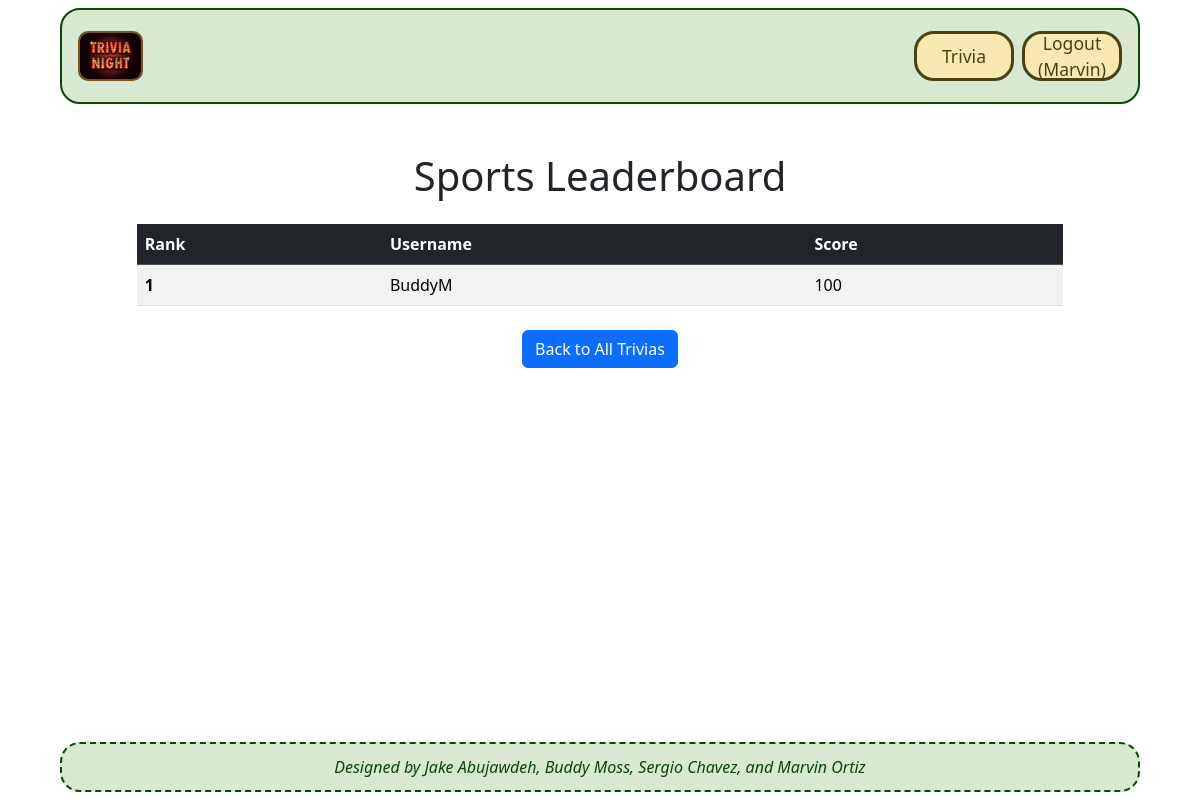
The app's page /trivias/trivia/1/leaderboard/ (signed in) with its own data.
### trivias/models.py (models this page shows, shortened)
class Trivia(models.Model):
    id = models.AutoField(primary_key=True)
    name = models.CharField(max_length=255)
    difficulty = models.CharField(max_length=255)
    image = models.ImageField(upload_to='trivia_images/')
    url = models.CharField(max_length=255, blank=True, null=True)

class TriviaScore(models.Model):
    user = models.ForeignKey(User, on_delete=models.CASCADE)
    trivia = models.ForeignKey('Trivia', on_delete=models.CASCADE)
    score = models.IntegerField(default=0)
    last_played = models.DateTimeField(auto_now=True)
    class Meta:
        unique_together = ('user', 'trivia')

### trivias/views.py (the view)
# urls.py: path('trivia/<int:trivia_id>/leaderboard/', views.leaderboard, name='leaderboard'),
def leaderboard(request, trivia_id):
    trivia = get_object_or_404(Trivia, id=trivia_id)
    scores = TriviaScore.objects.filter(trivia=trivia).order_by('-score')[:10]  # <--- fix model
    return render(request, 'trivias/leaderboard.html', {'scores': scores, 'trivia': trivia})

### trivias/templates/trivias/leaderboard.html
{% extends 'base.html' %}
{% block content %}
<div class="container mt-5">
    <h1 class="text-center mb-4">{{ trivia.name }} Leaderboard</h1>
    <table class="table table-striped table-hover">
        <thead class="table-dark">
            <tr>
                <th scope="col">Rank</th>
                <th scope="col">Username</th>
                <th scope="col">Score</th>
            </tr>
        </thead>
        <tbody>
            {% if scores %}
                {% for player in scores %}
                <tr>
                    <th scope="row">{{ forloop.counter }}</th>
                    <td>{{ player.user.username }}</td>
                    <td>{{ player.score }}</td>
                </tr>
                {% endfor %}
            {% else %}
                <tr>
                    <td colspan="3" class="text-center">No scores yet. Be the first to play!</td>
                </tr>
            {% endif %}
        </tbody>
    </table>
    <div class="text-center mt-4">
        <a href="{% url 'trivias.index' %}" class="btn btn-primary">Back to All Trivias</a>
    </div>
</div>
{% endblock %}

### GTMovieStore/templates/base.html (shortened to what this page needs)
<!DOCTYPE html>
<html lang="en">
  {% load static %}
  <head>
<link href="https://cdn.jsdelivr.net/npm/bootstrap@5.3.0/dist/css/bootstrap.min.css" rel="stylesheet">
    <link href="https://cdn.jsdelivr.net/npm/bootstrap@5.3.3/dist/css/bootstrap.min.css" rel="stylesheet">
    <link rel="stylesheet" href="https://cdnjs.cloudflare.com/ajax/libs/font-awesome/6.1.1/css/all.min.css">
    <link rel="stylesheet" type="text/css" href="{% static 'css/style.css' %}">
  </head>
  <body>
    <nav class="p-3 navbar navbar-dark bg-border navbar-expand-lg">
        <a class="navbar-brand" href="{% url 'home.index' %}">
          <img src="{% static 'img/HomeTrivia.jpg' %}" alt="logo" height="40" />
        </a>
        <div class="collapse navbar-collapse" id="navbarNavAltMarkup">
          <div class="navbar-nav ms-auto navbar-ml">
           <a class="nav-link bg-green" href="{% url 'trivias.index' %}">Trivia</a>
            {% if user.is_authenticated %}
              <a class="nav-link bg-red" href="{% url 'accounts.logout' %}"><p class="nav-text">Logout ({{ user.username }})</p></a>
            {% else %}
              <a class="nav-link" href="{% url 'home.about' %}"><p class="nav-text">About</p></a>
              <a class="nav-link" href="{% url 'accounts.login' %}"><p class="nav-text">Login</p></a>
              <a class="nav-link" href="{% url 'accounts.signup' %}"><p class="nav-text">Sign Up</p></a>
            {% endif %}
          </div>
        </div>
    </nav>
    <div class="container">
      {% block content %}
      {% endblock content %}
    </div>
    <section class="ms-footer-bottom text-center">
        <p class="mb-0"><i>Designed by Jake Abujawdeh, Buddy Moss, Sergio Chavez, and Marvin Ortiz</i></p>
    </section>
  </body>
</html>

### GTMovieStore/static/css/style.css (style rules this page uses)
body { display: flex; flex-direction: column; align-items: center; min-height: 100vh; padding: 8px 0 0 0; margin: 0; }
.bg-border { border: 2px solid #0b450b; background-color: #d9e8d1; }
.navbar { width: 90%; border-radius: 20px; }
.navbar a.nav-link { text-align: center; width: 100px; font-size: 1.1rem; margin-left: 8px; border-radius: 20px; color: #4a4115 !important; display: flex; justify-content: center; align-items: center; height: 50px; background-color: #fae8b3 !important; border: 3px solid #4a4115; }
.nav-text { margin: 0; }
.navbar-brand img { border: 2px solid #75561f; border-radius: 10px; height: 50px; }
.bg-green { background-color: #0b450b !important; }
.bg-red { background-color: #e81919 !important; }
.ms-footer-bottom { width: 90%; height: 50px; border-radius: 20px; color: #0b450b; position: fixed; bottom: 8px; left: 0; right: 0; margin: auto; display: flex; flex-direction: column; justify-content: center; align-items: center; background-color: #d9e8d1; border: 2px dashed #0b450b; }
.container { width: 90%; }

### records on screen
Trivia: name "Sports"
TriviaScore: user.username "BuddyM", score "100"

### other values on screen
{{ user.username }} "Marvin"
